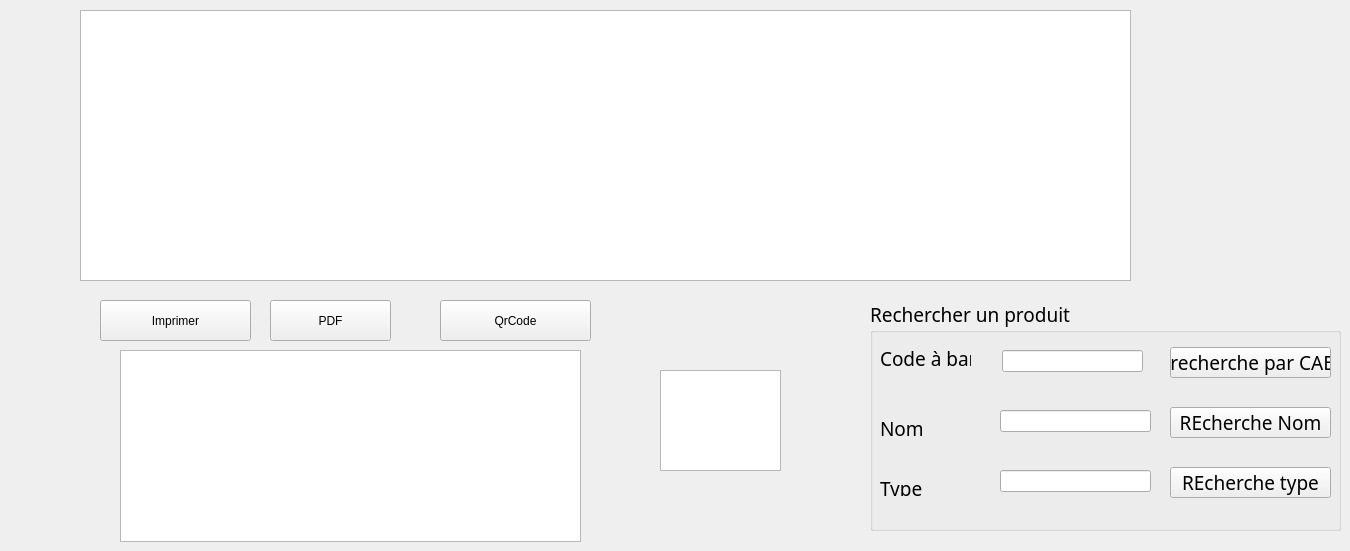
       <widget class="QWidget" name="page_8">
        <widget class="QPushButton" name="pb_imprimerbouzid_4">
         <property name="geometry">
          <rect>
           <x>100</x>
           <y>300</y>
           <width>151</width>
           <height>41</height>
          </rect>
         </property>
         <property name="text">
          <string>Imprimer</string>
         </property>
        </widget>
        <widget class="QPushButton" name="PDFbouzid_4">
         <property name="geometry">
          <rect>
           <x>270</x>
           <y>300</y>
           <width>121</width>
           <height>41</height>
          </rect>
         </property>
         <property name="text">
          <string>PDF</string>
         </property>
        </widget>
        <widget class="QPushButton" name="pb_Qrcodebouzid_4">
         <property name="geometry">
          <rect>
           <x>440</x>
           <y>300</y>
           <width>151</width>
           <height>41</height>
          </rect>
         </property>
         <property name="text">
          <string>QrCode</string>
         </property>
        </widget>
        <widget class="QTableView" name="tab_afficherbouzid_4">
         <property name="geometry">
          <rect>
           <x>80</x>
           <y>10</y>
           <width>1051</width>
           <height>271</height>
          </rect>
         </property>
        </widget>
        <widget class="QGroupBox" name="groupBox_18">
         <property name="geometry">
          <rect>
           <x>870</x>
           <y>300</y>
           <width>471</width>
           <height>231</height>
          </rect>
         </property>
         <property name="font">
          <font>
           <family>Vijaya</family>
           <pointsize>14</pointsize>
           <weight>50</weight>
           <italic>false</italic>
           <bold>false</bold>
          </font>
         </property>
         <property name="title">
          <string>Rechercher un produit</string>
         </property>
         <widget class="QLabel" name="label_98">
          <property name="geometry">
           <rect>
            <x>10</x>
            <y>50</y>
            <width>91</width>
            <height>16</height>
           </rect>
          </property>
          <property name="text">
           <string>Code à bar</string>
          </property>
         </widget>
         <widget class="QLineEdit" name="le_cabrechercherbouzid_4">
          <property name="geometry">
           <rect>
            <x>132</x>
            <y>50</y>
            <width>141</width>
            <height>22</height>
           </rect>
          </property>
         </widget>
         <widget class="QPushButton" name="pb_rechercherbouzid_4">
          <property name="geometry">
           <rect>
            <x>300</x>
            <y>47</y>
            <width>161</width>
            <height>31</height>
           </rect>
          </property>
          <property name="text">
           <string> recherche par CAB</string>
          </property>
         </widget>
         <widget class="QLabel" name="label_99">
          <property name="geometry">
           <rect>
            <x>10</x>
            <y>120</y>
            <width>81</width>
            <height>16</height>
           </rect>
          </property>
          <property name="text">
           <string>Nom</string>
          </property>
         </widget>
         <widget class="QLabel" name="label_100">
          <property name="geometry">
           <rect>
            <x>10</x>
            <y>180</y>
            <width>56</width>
            <height>16</height>
           </rect>
          </property>
          <property name="text">
           <string>Type</string>
          </property>
         </widget>
         <widget class="QLineEdit" name="le_nomrechercherbouzid_4">
          <property name="geometry">
           <rect>
            <x>130</x>
            <y>110</y>
            <width>151</width>
            <height>22</height>
           </rect>
          </property>
         </widget>
         <widget class="QLineEdit" name="le_typerechercherbouzid_4">
          <property name="geometry">
           <rect>
            <x>130</x>
            <y>170</y>
            <width>151</width>
            <height>22</height>
           </rect>
          </property>
         </widget>
         <widget class="QPushButton" name="pb_recherchernombouzid_4">
          <property name="geometry">
           <rect>
            <x>300</x>
            <y>107</y>
            <width>161</width>
            <height>31</height>
           </rect>
          </property>
          <property name="text">
           <string>REcherche Nom</string>
          </property>
         </widget>
         <widget class="QPushButton" name="pb_recherchertypebouzid_4">
          <property name="geometry">
           <rect>
            <x>300</x>
            <y>167</y>
            <width>161</width>
            <height>31</height>
           </rect>
          </property>
          <property name="text">
           <string>REcherche type</string>
          </property>
         </widget>
        </widget>
        <widget class="QTableView" name="tab_rechercherbouzid_4">
         <property name="geometry">
          <rect>
           <x>120</x>
           <y>350</y>
           <width>461</width>
           <height>192</height>
          </rect>
         </property>
        </widget>
        <widget class="QTableView" name="tableView_4">
         <property name="geometry">
          <rect>
           <x>660</x>
           <y>370</y>
           <width>121</width>
           <height>101</height>
          </rect>
         </property>
        </widget>
        <widget class="QLabel" name="label_code_4">
         <property name="geometry">
          <rect>
           <x>670</x>
           <y>380</y>
           <width>101</width>
           <height>81</height>
          </rect>
         </property>
         <property name="text">
          <string/>
         </property>
         <property name="scaledContents">
          <bool>true</bool>
         </property>
        </widget>
       </widget>
